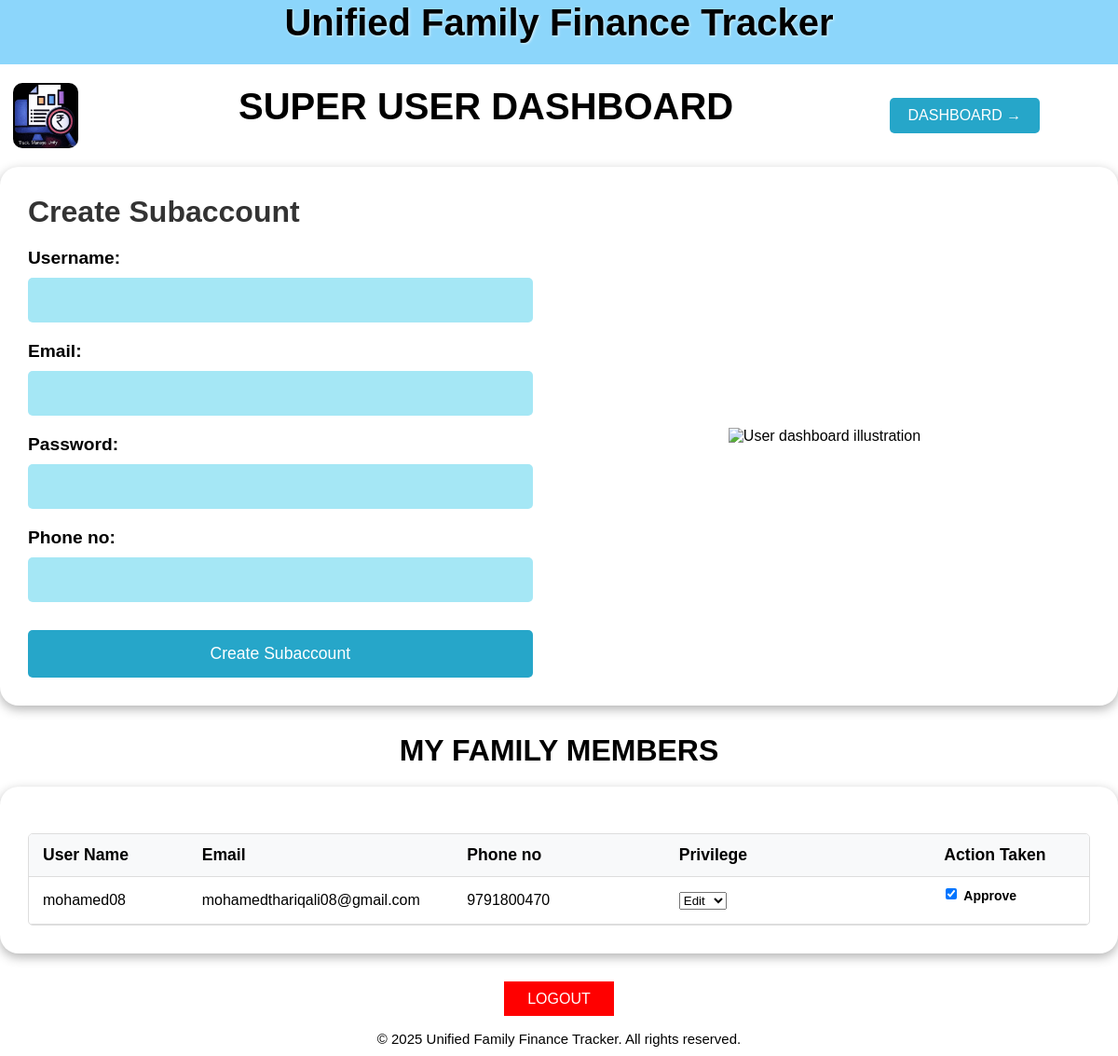
Screenshot of /super_user_dashboard (signed in) with the database file from the repository.
### models.py (models this page shows)
class User(db.Model):
    __tablename__ = 'user'
    id = db.Column(db.Integer, primary_key=True)
    username = db.Column(db.String(50), unique=True, nullable=False)
    family_name = db.Column(db.String(100), nullable=False)
    email = db.Column(db.String(100), unique=True, nullable=False)
    password = db.Column(db.String(200), nullable=False)  # Hashed password
    phone = db.Column(db.String(15), nullable=False)
    address = db.Column(db.String(255), nullable=False)
    role = db.Column(db.String(20), default="super_user")
    privilege = db.Column(db.String(20), default="edit")
    approved_by = db.Column(db.Integer, db.ForeignKey("user.id"), nullable=True)
    status = db.Column(db.String(20), default="pending")
    created_on = db.Column(db.DateTime, default=db.func.current_timestamp())

### app.py (the view)
@app.route("/super_user_dashboard")
@login_required
def super_user_dashboard():
    if "user_id" not in session or session["role"] != "super_user":
        return redirect(url_for("login"))
    family_members = User.query.filter_by(approved_by=session["user_id"]).all()
    return render_template("super_user_dash.html",family_members=family_members)

### app.py (called while the page is built)
def login_required(f):
    @wraps(f)
    def decorated_function(*args, **kwargs):
        if 'email' not in session:
            flash("You must be logged in to access this page.")
            return redirect(url_for('login'))
        return f(*args, **kwargs)
    return decorated_function

### templates/super_user_dash.html (shortened to what this page needs)
<!DOCTYPE html>
<html lang="en">
<head>
    <link rel="stylesheet" href="{{ url_for('static', filename='styles/super_user_dash.css') }}">
</head>
<body>
    <div class="head-title">
        <h1>Unified Family Finance Tracker</h1>
    </div>
    <div class="container">
        <div class="header">
            <img src="{{ url_for('static', filename='image.jpg') }}" alt="Logo" style="height: 70px; width: 70px; border-radius: 10px; margin-right: 5px; margin-left: -70px;">
            <h1>SUPER USER DASHBOARD</h1>
            <a href="{{ url_for('dashboard') }}" class="dashboard-btn">Dashboard →</a>
        </div>
        <div class="card">
            <div class="create-account">
                <div class="form-area">
                    <h2 style="text-align: left; margin-top: 0; color: #333; text-shadow: none;">Create Subaccount</h2>
                    <form id="create-subaccount-form"  action="{{ url_for('create_subaccount') }}" method="POST">
                        <div class="form-group">
                            <label for="username">Username:</label>
                            <input type="text" id="username" name="username" required>
                        </div>
                        <div class="form-group">
                            <label for="email">Email:</label>
                            <input type="email" id="email" name="email" required>
                        </div>
                        <div class="form-group">
                            <label for="password">Password:</label>
                            <div class="password-field-wrapper">
                                <input type="password" id="password" name="password" required>
                            </div>
                        </div>
                        <div class="form-group">
                            <label for="phone">Phone no:</label>
                            <input type="tel" id="phone" name="phone_number" required>
                        </div>
                        <button type="submit">Create Subaccount</button>
                    </form>
                </div>
                <div class="image-area">
                    <img src="https://i.pinimg.com/736x/b3/95/5e/b3955e8cc0d931d274b240e80ec3b4d1.jpg" alt="User dashboard illustration" id="dashboard-illustration">
                </div>
            </div>
        </div>
        <h2>MY FAMILY MEMBERS</h2>
        <div class="card">
            <div class="table-container" id="family-members-container">
                <table id="family-members-table" class="user-table">
                    <thead>
                        <tr>
                            <th>User Name</th>
                            <th>Email</th>
                            <th>Phone no</th>
                            <th>Privilege</th>
                            <th>Action Taken</th>
                        </tr>
                    </thead>
                    <tbody id="family-members-tbody">
                        {% if family_members %}
                            {% for member in family_members %}
                            <tr>
                                <td>{{ member.username }}</td>
                                <td>{{ member.email }}</td>
                                <td>{{ member.phone }}</td>
                                <td>
                                    <form action="{{ url_for('update_privilege') }}" method="POST">
                                        <select name="new_privilege" class="privilege-dropdown" onchange="this.form.submit()">
                                            <option value="edit" {% if member.privilege == 'edit' %}selected{% endif %}>Edit</option>
                                        </select>
                                    </form>
                                </td>
                                <td class="approval-cell">
                                    <form action="{{ url_for('update_approval') }}" method="POST">
                                        <div class="approval-options">
                                            <div class="approval-option">
                                                <input type="checkbox" id="approve-{{ member.id }}" name="approve"
                                                       onchange="this.form.submit()"
                                                       {% if member.status == 'approved' %}checked{% endif %}>
                                                <label for="approve-{{ member.id }}">
                                                    {% if member.status == 'pending' %}
                                                        Disapprove
                                                    {% else %}
                                                        Approve
                                                    {% endif %}
                                                </label>
                                            </div>
                                        </div>
                                    </form>
                                </td>
                            </tr>
                            {% endfor %}
                        {% else %}
                            <tr>
                                <td colspan="4" class="empty-table-message">No family members found</td>
                            </tr>
                        {% endif %}
                    </tbody>
                </table>
            </div>
        </div>
    </div>
    <div class="footer">
        <a href="{{ url_for('logout') }}" class="logout-btn">LOGOUT</a>
            <p>&copy; 2025 Unified Family Finance Tracker. All rights reserved.</p>
    </div>
</body>
</html>

### static/styles/super_user_dash.css (style rules this page uses)
* { margin: 0; padding: 0; box-sizing: border-box; font-family: Arial, sans-serif; }
body { background-image: url("https://i.pinimg.com/736x/0f/36/0d/0f360ddce24b6e639fe10aef6199d2b6.jpg"); background-size: cover; background-position: center; background-repeat: no-repeat; background-attachment: fixed; min-height: 100vh; }
.header { display: flex; justify-content: space-around; align-items: center; margin-bottom: 20px; }
.dashboard-btn { background-color: #26a6c9; color: white; border: none; padding: 10px 20px; font-size: 1rem; border-radius: 5px; cursor: pointer; text-decoration: none; text-transform: uppercase; }
.container { max-width: 1200px; margin: 0 auto; }
h1 { text-align: center; margin-bottom: 20px; font-size: 2.5rem; color: black; text-shadow: 1px 1px 3px rgba(255,255,255,0.7); }
h2 { text-align: center; margin: 30px 0 20px; font-size: 2rem; color: black; text-shadow: 1px 1px 3px rgba(255,255,255,0.7); }
.card { background-color: white; border-radius: 20px; padding: 30px; box-shadow: 0 4px 12px rgba(0,0,0,0.3); margin-bottom: 30px; }
.create-account { display: flex; flex-wrap: wrap; justify-content: space-between; align-items: center; }
.form-area { flex: 1; min-width: 300px; }
.image-area { flex: 1; min-width: 300px; display: flex; justify-content: center; align-items: center; }
.form-group { margin-bottom: 20px; }
label { display: block; margin-bottom: 10px; font-size: 1.2rem; font-weight: bold; }
input[type="text"], input[type="email"], input[type="password"], input[type="tel"] { width: 95%; padding: 15px; border: none; background-color: #a5e7f5; border-radius: 5px; font-size: 1rem; }
.password-field-wrapper { position: relative; width: 100%; }
button { background-color: #26a6c9; color: white; border: none; padding: 15px 30px; font-size: 1.1rem; border-radius: 5px; cursor: pointer; width: 95%; margin-top: 10px; }
.table-container { max-height: 400px; overflow-y: auto; margin-top: 20px; border-radius: 5px; border: 1px solid #eee; }
table { width: 100%; border-collapse: collapse; }
th { background-color: #f8f8f8; padding: 15px; text-align: left; font-size: 1.1rem; position: sticky; top: 0; z-index: 10; background-color: white; }
td { padding: 15px; border-top: 1px solid #eee; }
.user-table { width: 100%; border-collapse: collapse; table-layout: fixed; }
.user-table th, .user-table td { padding: 12px 15px; text-align: left; border-bottom: 1px solid #ddd; }
.user-table th { background-color: #f8f9fa; font-weight: bold; }
.user-table th:nth-child(1), .user-table td:nth-child(1) { width: 15%; }
.user-table th:nth-child(2), .user-table td:nth-child(2) { width: 20%; }
.user-table th:nth-child(2), .user-table td:nth-child(2) { width: 25%; }
.user-table th:nth-child(3), .user-table td:nth-child(3) { width: 20%; }
.user-table th:nth-child(4), .user-table td:nth-child(4) { width: 25%; }
.table-container { max-height: 400px; overflow-y: auto; margin-top: 20px; border-radius: 5px; border: 1px solid #ddd; }
.approval-option { display: flex; gap: 5px; }
.approval-option input[type="checkbox"] { width: 16px; height: 12px; cursor: pointer; }
.approval-option label { cursor: pointer; font-size: 14px; }
.head-title { text-align: center; background: #8cd6fb; color: #fff; transition: background-color 0.3s ease-in-out; margin-bottom: 20px; padding: 2px; }
.footer { background: none; color: rgb(0, 0, 0); text-align: center; padding: 10px; bottom: 0; width: 100%; z-index: 2; margin-top: 20px; }
.footer p { font-size: 15px; margin-top: 25px; }
.logout-btn { background-color: #ff0000; color: white; border: none; padding: 10px 25px; font-size: 16px; cursor: pointer; text-transform: uppercase; text-decoration: none; }

### rows the page displays
User: username "mohamed08", email "mohamedthariqali08@gmail.com", phone "9791800470", new_privilege "Edit", status "☑", shows "Approve"
